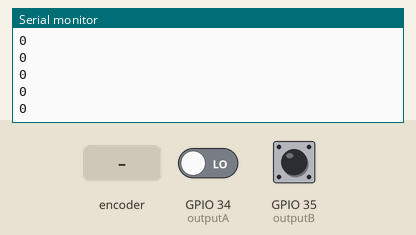
Simulated run of this sketch. Board: ESP32. On the bench: the last lines printed to the serial monitor. The inputs (shaded band) are chosen by the test bench; at power-on: GPIO 34 (outputA) LOW, GPIO 35 (outputB) HIGH.

Above: at 1.2 s.
1.3 s: rotary encoder on GPIO 34 (outputA) / GPIO 35 (outputB) turned 1 step (first pin leading)
At 1.37 s:
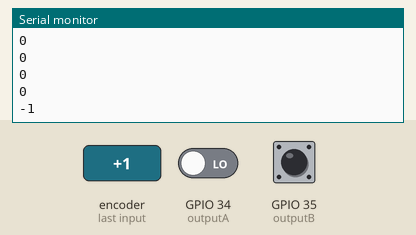
3.0 s: rotary encoder on GPIO 34 (outputA) / GPIO 35 (outputB) turned 1 step (first pin leading)
At 3.07 s:
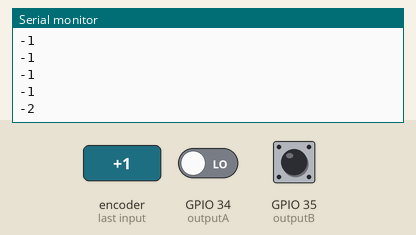
Timing chart, 0 to 6.0 s (numbered marks = the images above; inputs shaded):
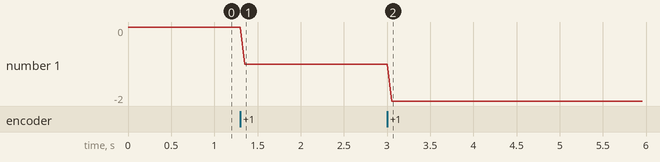

The sketch:

encoder_on__teensy.ino
```cpp
/*     Arduino Rotary Encoder Tutorial
 *
 *  by Dejan Nedelkovski, www.HowToMechatronics.com
 *
 */

 #define outputA 34
 #define outputB 35
 int counter = 0;
 void setup() {
   pinMode (outputA,INPUT);
   pinMode (outputB,INPUT);

   Serial.begin (9600);
   // Reads the initial state of the outputA
   attachInterrupt(digitalPinToInterrupt(outputA), ISR, RISING);
 }
 void loop() {
  Serial.println(counter);
  delay(50);
 }
```

ISR.ino
```cpp
void ISR()
{
  if(digitalRead(outputB)== HIGH) counter++;
  else counter--;
}
```

Measured:
- after the input at 1.3 s, the serial monitor: prints a new line after 0.05 s (image 1)
- after the input at 3.0 s, the serial monitor: prints a new line after 0.05 s (image 2)
- plotted number 1: 0 → -1 after the input at 1.3 s, -1 → -2 after the input at 3.0 s
